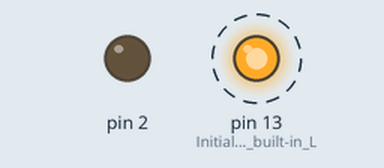
Simulated run of this sketch. Board: Arduino Uno, built with avr-gcc and run on an emulated ATmega328P. Parts: output pins drawn as LEDs (lit = HIGH). Dashed ring = blinking.

Above: at 0.1 s.
Timing chart, 0 to 3.0 s (numbered marks = the images above):
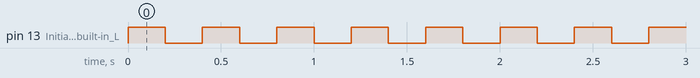

The sketch:

blinky_test.ino
```cpp
void setup() {
  pinMode(LED_BUILTIN, OUTPUT); // Initialize the built-in LED pin as an output
  pinMode(2, OUTPUT);
}

void loop() {
  digitalWrite(LED_BUILTIN, HIGH); // Turn the LED on
  delay(200);                     // Wait for 1 second
  digitalWrite(LED_BUILTIN, LOW);  // Turn the LED off
  delay(200);                     // Wait for 1 second

  digitalWrite(2, LOW);
}
```

Measured:
- by itself, pin 13 (Initialize_the_built-in_L): alternates HIGH for 0.20 s and LOW for 0.20 s
